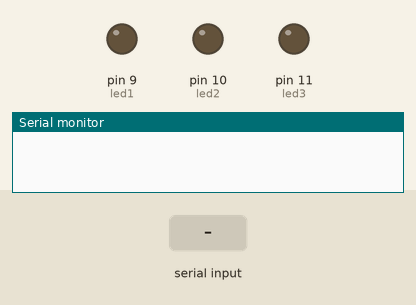
This sketch was run on a simulated Arduino Uno, built with avr-gcc and run on an emulated ATmega328P. Parts: output pins drawn as LEDs (lit = HIGH), the last lines printed to the serial monitor. The test bench sets the inputs (shaded band).

Above: at 1.2 s.
1.3 s: "1\n" received over Serial
At 2.0 s:
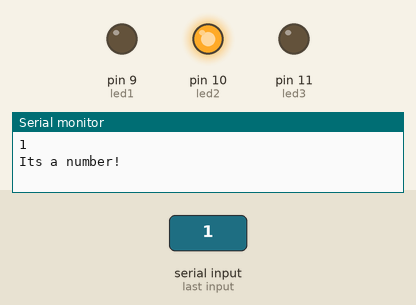
Timing chart, 0 to 4.3 s (numbered marks = the images above; inputs shaded):
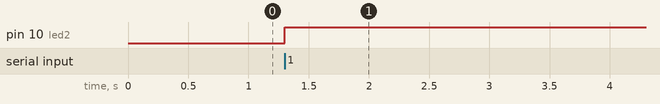

Measured:
- after the input at 1.3 s, pin 10 (led2): LOW → HIGH at once

The sketch:

ex4serial1.ino
```cpp
const int sensePin =A0;
int led1=9;
int led2=10;
int led3=11;

void setup() {
  analogReference(DEFAULT);
  pinMode(sensePin,INPUT);
  pinMode(led1,OUTPUT);
  pinMode(led2,OUTPUT);
  pinMode(led3,OUTPUT);
  Serial.begin(9600);
}
int integerValue=0;

int len;
byte c; String a;


void loop() {

    if(Serial.available()>0)
   {
    /*integerValue=Serial.readStringUntil('\n').toInt();
    Serial.println(integerValue);
    analogWrite(ledp,integerValue);*/

    a=Serial.readStringUntil('\n');

    //Serial.println(a);
    len=a.length();
    Serial.println(len);
    int cts=0;
    int cti=0;

    for(int i=0;i<len;i++)
    {
      if(isAlpha(a[i]))
      {cts=cts+1;}

    }
   // Serial.println(ct);
    if(cts==len && len>=5)
    {Serial.println("Its a string!");
    digitalWrite(led1,HIGH);
    //delay(1000);
    //digitalWrite(led1,LOW);
    digitalWrite(led2,LOW);
    digitalWrite(led3,LOW);
    }
    else
    {
        for(int i=0;i<len;i++)
         {
          if(isDigit(a[i]))
           {cti=cti+1;}

        }

        if(cti==len)
        {Serial.println("Its a number!");
            digitalWrite(led2,HIGH);
            //delay(1000);
            //digitalWrite(led2,LOW);
            digitalWrite(led1,LOW);
            digitalWrite(led3,LOW);
        }
        else
        {Serial.println("Invalid");
             digitalWrite(led3,HIGH);
             //delay(1000);
             //digitalWrite(led3,LOW);
             digitalWrite(led1,LOW);
             digitalWrite(led2,LOW);

        }

    }


   }


}
```
